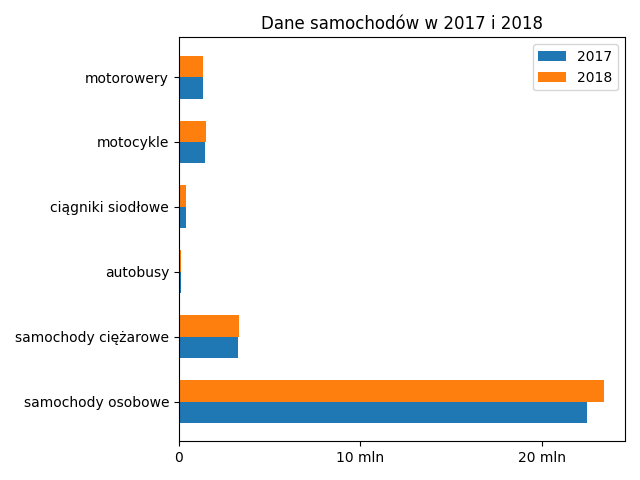

Write Python code to recreate this figure.
import numpy as np
import pandas as pd
import matplotlib.pyplot as plt

data = pd.read_excel("samochody02.xlsx", header=None).T
data.columns = ["Rodzaj", "Rok", "Wartość"]
data["Rok"] = data["Rok"].astype(int)
data["Wartość"] = data["Wartość"].astype(int)
r2017 = data[data["Rok"] == 2017]
r2018 = data[data["Rok"] == 2018]
x = np.arange(len(r2017["Rodzaj"]))
plt.barh(x, r2017["Wartość"], label='2017', height=0.33)
plt.barh(x + 0.33, r2018["Wartość"], label='2018', height=0.33)
plt.yticks(x + 0.33 / 2, r2017["Rodzaj"])
plt.xticks([0, 10000000, 20000000], ['0', '10 mln', '20 mln'])
plt.legend()
plt.title('Dane samochodów w 2017 i 2018')
plt.tight_layout()
plt.savefig('zad3.png')
plt.show()
